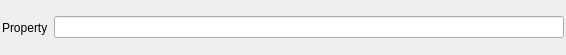
<?xml version="1.0" encoding="UTF-8"?>
<ui version="4.0">
 <class>StringWidget</class>
 <widget class="QWidget" name="StringWidget">
  <property name="geometry">
   <rect>
    <x>0</x>
    <y>0</y>
    <width>566</width>
    <height>55</height>
   </rect>
  </property>
  <property name="windowTitle">
   <string>StringWidget</string>
  </property>
  <layout class="QHBoxLayout" name="horizontalLayout">
   <property name="spacing">
    <number>-1</number>
   </property>
   <property name="leftMargin">
    <number>2</number>
   </property>
   <property name="topMargin">
    <number>2</number>
   </property>
   <property name="rightMargin">
    <number>2</number>
   </property>
   <property name="bottomMargin">
    <number>2</number>
   </property>
   <item>
    <widget class="QLabel" name="label">
     <property name="text">
      <string>Property</string>
     </property>
    </widget>
   </item>
   <item>
    <widget class="QLineEdit" name="value"/>
   </item>
  </layout>
 </widget>
 <resources/>
 <connections/>
</ui>
